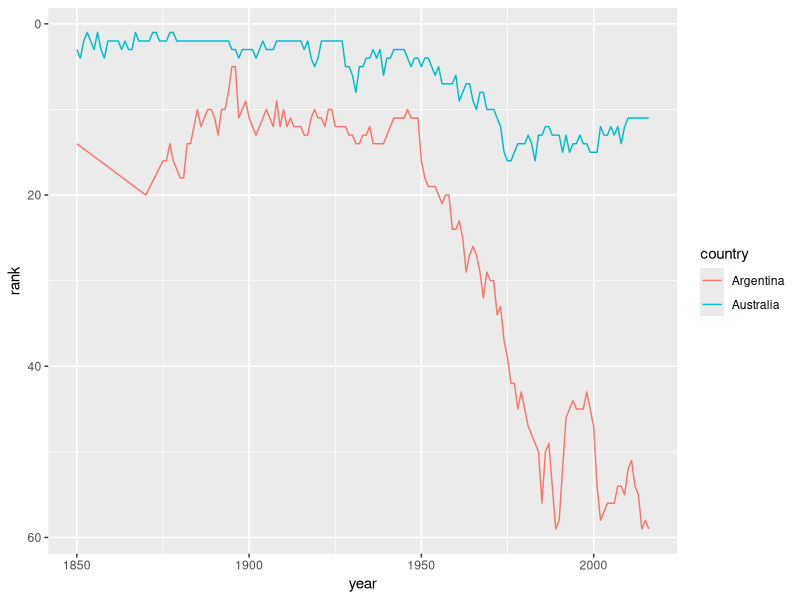
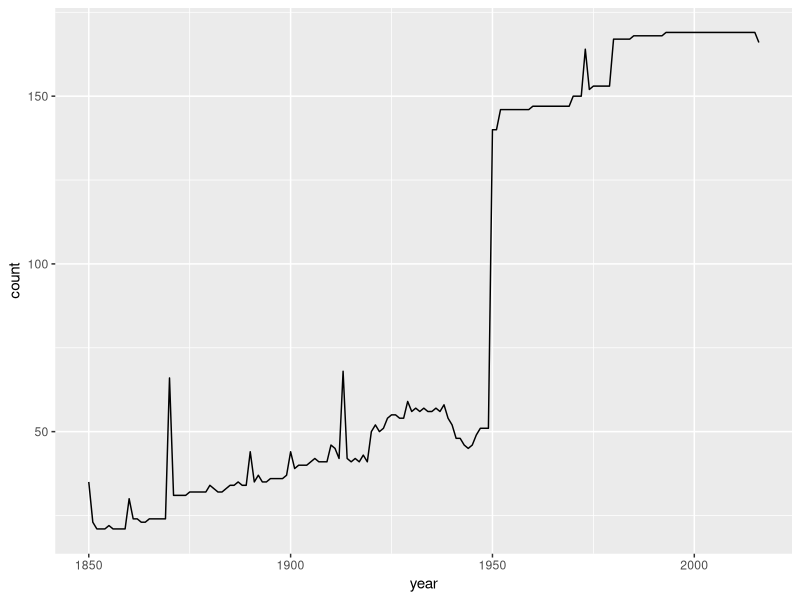
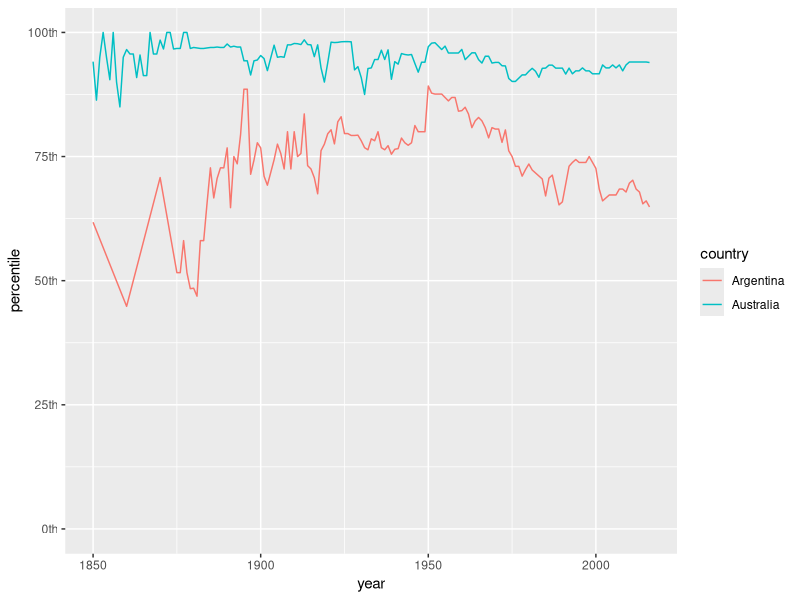
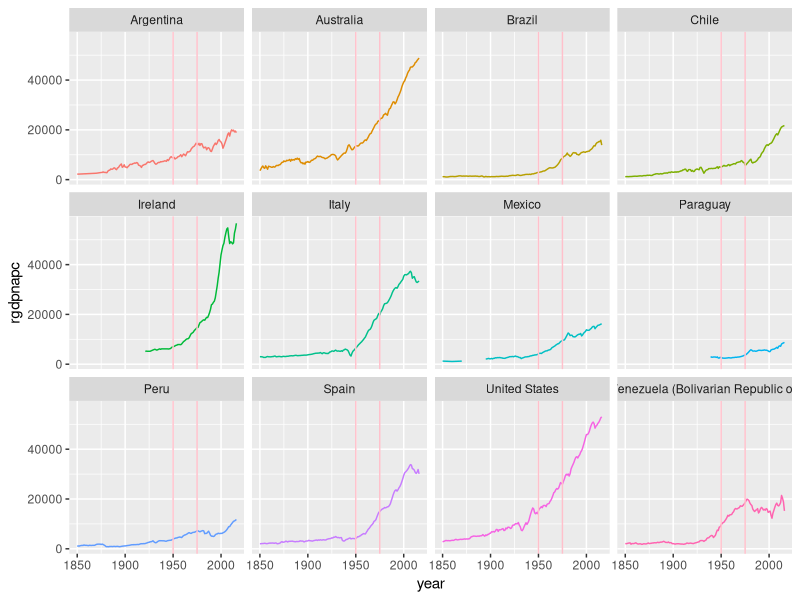
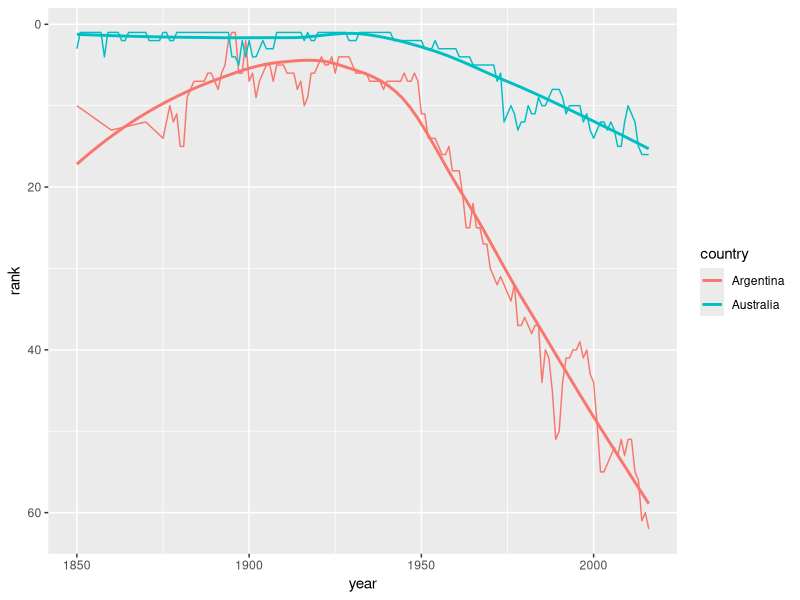
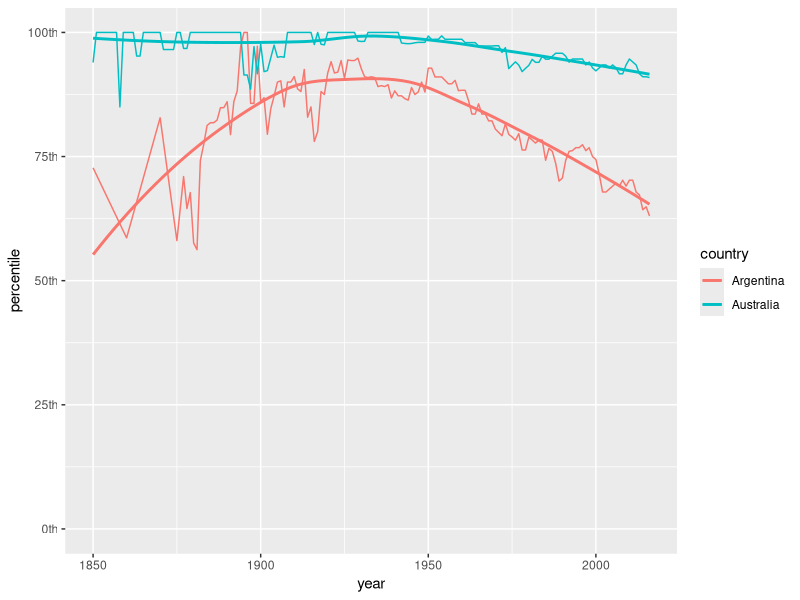

Source code (R) for these figures, in order:
## ---- chunk 1
knitr::opts_chunk$set(echo = TRUE)
library(tidyverse)
library(readxl)
## ---- chunk 2
data <- read_xlsx("data/mpd2018.xlsx", sheet = 2)



## ---- chunk 3
gdp_with_rankings <- data %>%
  group_by(year) %>%
  mutate(rank = row_number(desc(rgdpnapc)),
         perc_rank = percent_rank(rgdpnapc),
         percentile = perc_rank * 100,
         rank_better_ties = rank(desc(rgdpnapc), ties.method = "min", na.last = "keep"))
## ---- chunk 4

p <- gdp_with_rankings %>%
  filter(countrycode %in% c("ARG", "AUS"),
         year >= 1850) %>% 
  ggplot(aes(x = year, rank, color = country))

p + geom_line() +
  scale_y_reverse()


## ---- chunk 5
p <- gdp_with_rankings %>%
  group_by(year) %>% 
  summarise(count = sum(!is.na(rgdpnapc))) %>% 
  filter(year >= 1850) %>%
  ggplot(aes(year, count))

p + geom_line()

## ---- chunk 6
p <- gdp_with_rankings %>%
  filter(countrycode %in% c("ARG", "AUS"),
         year >= 1850) %>% 
  ggplot(aes(year, percentile, color = country))

p + geom_line() +
  scale_y_continuous(labels = scales::ordinal) +
  coord_cartesian(ylim=c(0,100))


## ---- chunk 7
comparisons <- c("ARG", "AUS", "USA", "VEN", "MEX", "CHL", "PER", "BRA", "IRL", "ITA", "ESP", "PRY")

gdp_plot <- gdp_with_rankings %>%
  filter(year >= 1850, countrycode %in% comparisons) %>% 
  ggplot(aes(year, rgdpnapc, color = country))

gdp_plot + geom_line() +
  facet_wrap(~country) + guides(color = FALSE) +
  geom_vline(xintercept = 1950, color = "pink") +
  geom_vline(xintercept = 1975, color = "pink")




  

## ---- chunk 8

gdp_with_cgd_rankings <- data %>%
  group_by(year) %>%
  mutate(rank = row_number(desc(cgdppc)),
         perc_rank = percent_rank(cgdppc),
         percentile = perc_rank * 100,
         rank_better_ties = rank(desc(cgdppc), ties.method = "min", na.last = "keep"))

cgd <- gdp_with_cgd_rankings %>%
  filter(countrycode %in% c("ARG", "AUS"),
         year >= 1850) %>% 
  ggplot(aes(x = year, rank, color = country)) 

cgd + geom_line() +
  scale_y_reverse() +
  geom_smooth(se = FALSE)

perc_cgd <- gdp_with_cgd_rankings %>%
  filter(countrycode %in% c("ARG", "AUS"),
         year >= 1850) %>% 
  ggplot(aes(year, percentile, color = country))

perc_cgd + geom_line() +
  scale_y_continuous(labels = scales::ordinal) +
  coord_cartesian(ylim=c(0,100)) +
  geom_smooth(se = FALSE)
